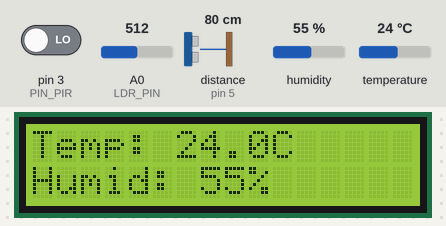
Recording of a sketch running on a simulated Arduino Uno, built with avr-gcc and run on an emulated ATmega328P. Shown: 16×2 character LCD. Wiring (inferred from the names in the program): ultrasonic range finder: trigger pin 4; echo pin 5. Inputs (shaded band) come from the test bench; at power-on: distance to the obstacle (sensor on pin 5) 80 cm, pin 3 (PIN_PIR) LOW, humidity 55 %, temperature 24 °C, A0 (LDR_PIN) = 512. The echo pulse lasts 58.3 µs per cm; what the sketch prints to the serial monitor is not drawn.

Above: at 1.2 s.
1.3 s: distance to the obstacle (sensor on pin 5) set to 120 cm
At 3.5 s:
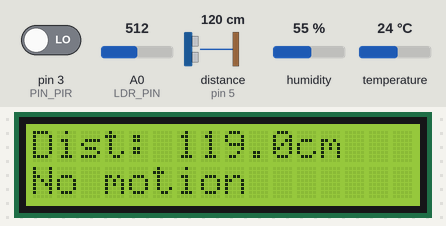
7.3 s: pin 3 (PIN_PIR) driven HIGH
At 11.3 s:
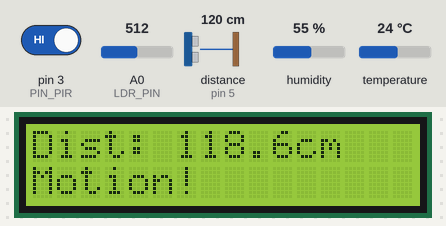
13.3 s: distance to the obstacle (sensor on pin 5) set to 2 cm
At 14.8 s:
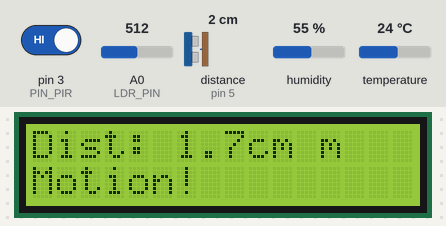
19.3 s: pin 3 (PIN_PIR) driven LOW
At 23.6 s:
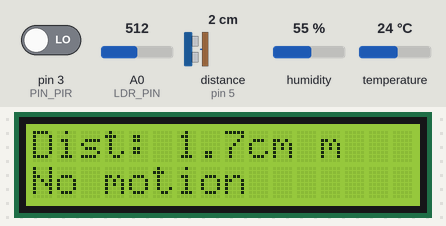
25.3 s: humidity set to 22 %
At 29.7 s:
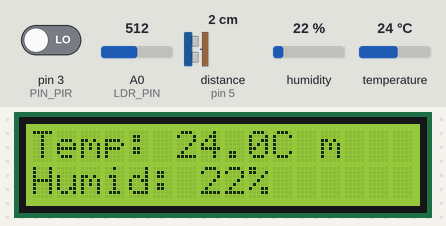
31.3 s: temperature set to 12 °C
At 34.1 s:
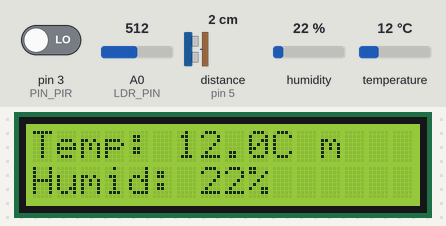
Timing chart, 0 to 35.6 s (numbered marks = the images above; inputs shaded):
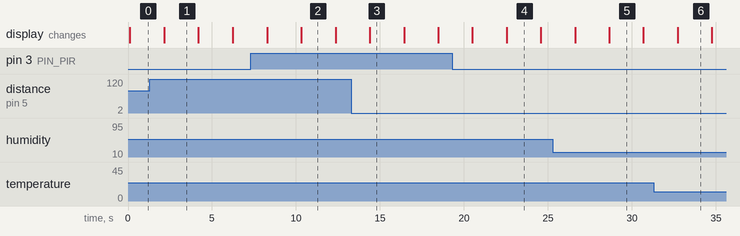

The sketch:

sensor_station_LCD.ino
```cpp
#include <LiquidCrystal.h>
#include <DHT.h>

// PINS
#define DHTPIN 2
#define DHTTYPE DHT11
#define TRIG_PIN 4
#define ECHO_PIN 5
#define LDR_PIN A0
#define PIN_PIR 3

// OBJECTS
LiquidCrystal lcd(7,8,9,10,11,12);
DHT dht(DHTPIN, DHTTYPE);

// FUNCTIONS
float getDistance() {
  digitalWrite(TRIG_PIN, LOW);
  delayMicroseconds(2);
  digitalWrite(TRIG_PIN, HIGH);
  delayMicroseconds(10);
  digitalWrite(TRIG_PIN, LOW);
  long duration = pulseIn(ECHO_PIN, HIGH);
  return duration * 0.034 / 2;
}

int getLight() {
  return analogRead(LDR_PIN);
}

int screenMode = 0;

//  SETUP
void setup() {
  Serial.begin(9600);
  dht.begin();
  lcd.begin(16,2);  // 16 columns, 2 rows
  pinMode(PIN_PIR, INPUT);
  pinMode(TRIG_PIN, OUTPUT);
  pinMode(ECHO_PIN, INPUT);
}

// LOOP
void loop() {
  float temp = dht.readTemperature();
  float hum = dht.readHumidity();
  float dist = getDistance();
  int light = getLight();

  //LCD DISPLAY
  if(screenMode == 0) {
    lcd.setCursor(0, 0);  // column 0, row 0
    lcd.print("Temp: " + String(temp, 1) + "C ");
    lcd.setCursor(0, 1);  // column 0, row 1
    lcd.print("Humid: " + String(hum, 0) + "% ");
  } else {
    lcd.setCursor(0, 0);
    lcd.print("Dist: " + String(dist, 1) + "cm ");
    lcd.setCursor(0, 1);
    if(digitalRead(PIN_PIR) == HIGH) {
    lcd.print("Motion!    ");
    } else {
      lcd.print("No motion    ");
    }
  }

screenMode = (screenMode + 1) % 2;  // Toggle between 0 and 1

  // SERIAL JSON

  Serial.print("{\"temp\":");
    Serial.print(temp);
    Serial.print(",\"humidity\":");
    Serial.print(hum);
    Serial.print(",\"distance\":");
    Serial.print(dist);
    Serial.print(",\"light\":");
    Serial.print(light);
    Serial.print(",\"motion\":");
    Serial.print(digitalRead(PIN_PIR) == HIGH ? 1 : 0);
    Serial.println("}");

    delay(2000);
}
```

Measured:
- after the input at 7.3 s, the display: first differs from a run without the input after 3.0 s (image 2)
- after the input at 13.3 s, the display: changes after 1.1 s (image 3)
- after the input at 19.3 s, the display: first differs from a run without the input after 3.2 s (image 4)
- after the input at 25.3 s, the display: first differs from a run without the input after 3.3 s (image 5)
- after the input at 31.3 s, the display: changes after 1.4 s (image 6)
- what the display in image 1 shows lasts 2.1 s, from 2.1 s to 4.2 s
